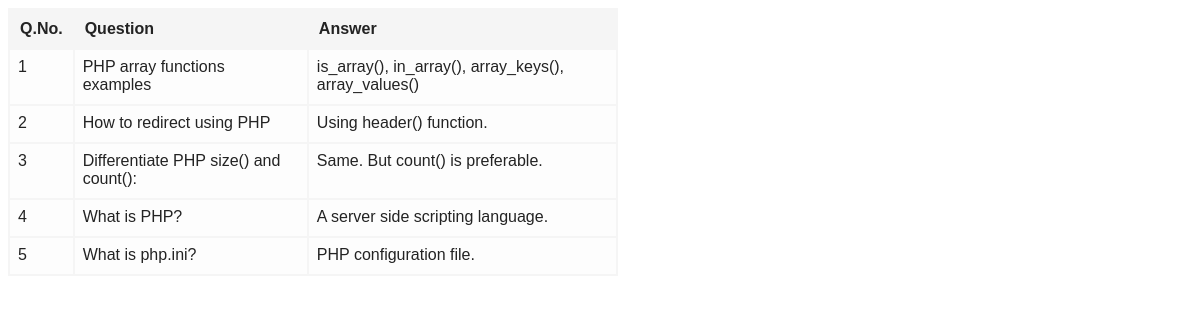
The page / on the database its author committed.
### tables this page shows
CREATE TABLE `php_interview_questions` (
  `id` int(8) NOT NULL,
  `question` text NOT NULL,
  `answer` text NOT NULL,
  `row_order` int(8) NOT NULL
);

### lib/DataSource.php (called while the page is built, shortened)
<?php
class DataSource
{
    private $conn;
    function __construct()
    {
        $this->conn = $this->getConnection();
    }
    public function getConnection()
    {
        $conn = new \mysqli(self::HOST, self::USERNAME, self::PASSWORD, self::DATABASENAME);
        $conn->set_charset("utf8");
        return $conn;
    }
    public function select($query, $paramType="", $paramArray=array())
    {
        $stmt = $this->conn->prepare($query);
        $stmt->execute();
        $result = $stmt->get_result();
        if ($result->num_rows > 0) {
            while ($row = $result->fetch_assoc()) {
                $resultset[] = $row;
            }
        }
        if (! empty($resultset)) {
            return $resultset;
        }
    }
}

### Model/FAQ.php (called while the page is built, shortened)
<?php
class FAQ
{
    private $ds;
    function __construct()
    {
        require_once __DIR__ . './../lib/DataSource.php';
        $this->ds = new DataSource();
    }
    function getFAQ()
    {
        $query = "SELECT * from php_interview_questions";
        $result = $this->ds->select($query);
        return $result;
    }
}

### index.php (the view, shortened to what this page needs)
<html>
<head>
<link href="./assets/CSS/style.css" type="text/css" rel="stylesheet" />
</head>
<body>
    <table class="tbl-qa">
        <thead>
            <tr>
                <th class="table-header" width="10%">Q.No.</th>
                <th class="table-header">Question</th>
                <th class="table-header">Answer</th>
            </tr>
        </thead>
        <tbody>
<?php
require_once ("Model/FAQ.php");
$faq = new FAQ();
$faqResult = $faq->getFAQ();
foreach ($faqResult as $k => $v) {
    ?>
			  <tr class="table-row">
                <td><?php echo $k+1; ?></td>
                <td contenteditable="true"
                    onBlur="saveToDatabase(this,'question','<?php echo $faqResult[$k]["id"]; ?>')"
                    onClick="showEdit(this);"><?php echo $faqResult[$k]["question"]; ?></td>
                <td contenteditable="true"
                    onBlur="saveToDatabase(this,'answer','<?php echo $faqResult[$k]["id"]; ?>')"
                    onClick="showEdit(this);"><?php echo $faqResult[$k]["answer"]; ?></td>
            </tr>
		<?php
}
?>
		  </tbody>
    </table>
</body>
</html>

### assets/CSS/style.css (style rules this page uses)
body { width: 610px; color: #232323; font-size: 0.95em; font-family: Arial; }
.tbl-qa { width: 100%; background-color: #f5f5f5; }
.tbl-qa th.table-header { padding: 5px; text-align: left; padding: 10px; }
.tbl-qa .table-row td { padding: 8px 15px 10px 8px; background-color: #FDFDFD; vertical-align: top; }

### rows shown on the page
php_interview_questions: question "PHP array functions examples", answer "is_array(), in_array(), array_keys(), array_values()"
php_interview_questions: question "How to redirect using PHP", answer "Using header() function."
php_interview_questions: question "Differentiate PHP size() and count():", answer "Same. But count() is preferable."
php_interview_questions: question "What is PHP?", answer "A server side scripting language."
php_interview_questions: question "What is php.ini?", answer "PHP configuration file."
